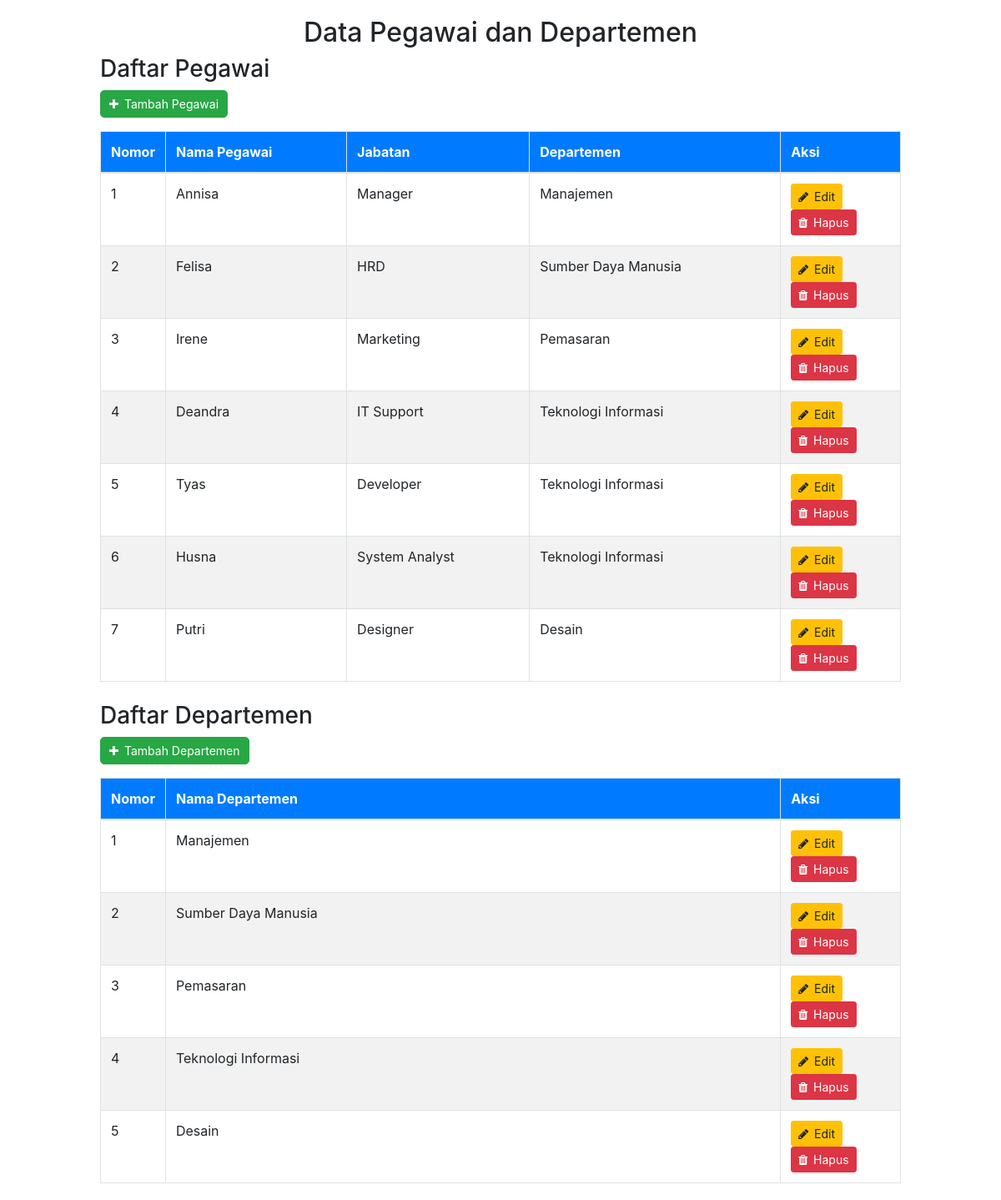
The app's page /T1/sait_client_access_and_db_ubuntu/index.php with its own data.
### tables this page shows
CREATE TABLE `pegawai` (
  `id_pegawai` int(11) NOT NULL AUTO_INCREMENT,
  `nama` varchar(100) DEFAULT NULL,
  `jabatan` varchar(100) DEFAULT NULL,
  PRIMARY KEY (`id_pegawai`)
);

CREATE TABLE `departemen` (
  `id_departemen` INT(11) NOT NULL AUTO_INCREMENT,
  `nama_departemen` VARCHAR(100) NOT NULL,
  PRIMARY KEY (`id_departemen`)
);

### T1/sait_client_access_and_db_ubuntu/index.php (the view, shortened to what this page needs)
<?php include "sqlicon_con.php"; ?>
<!DOCTYPE html>
<html lang="en">
<head>
    <link rel="stylesheet" href="https://stackpath.bootstrapcdn.com/bootstrap/4.5.2/css/bootstrap.min.css">
    <link rel="stylesheet" href="https://maxcdn.bootstrapcdn.com/font-awesome/4.7.0/css/font-awesome.min.css">
</head>
<body>
<div class="wrapper">
    <h2 class="text-center">Data Pegawai dan Departemen</h2>
    <div class="mb-4">
        <h3>Daftar Pegawai</h3>
        <a href="pegawai/create.php" class="btn btn-success btn-sm btn-custom">
            <i class="fa fa-plus"></i> Tambah Pegawai
        </a>
        <table class="table table-bordered mt-3">
            <thead>
                <tr>
                    <th>Nomor</th>
                    <th>Nama Pegawai</th>
                    <th>Jabatan</th>
                    <th>Departemen</th>
                    <th>Aksi</th>
                </tr>
            </thead>
            <tbody>
            <?php
            $query = "SELECT pegawai.id_pegawai, pegawai.nama, pegawai.jabatan,
                             GROUP_CONCAT(departemen.nama_departemen SEPARATOR ', ') as departemen
                      FROM pegawai
                      LEFT JOIN departemen_pegawai ON pegawai.id_pegawai = departemen_pegawai.id_pegawai
                      LEFT JOIN departemen ON departemen_pegawai.id_departemen = departemen.id_departemen
                      GROUP BY pegawai.id_pegawai";
            $result = mysqli_query($conn, $query);
            while ($value = mysqli_fetch_assoc($result)) : ?>
                <tr>
                    <td><?= $value['id_pegawai'] ?></td>
                    <td><?= $value['nama'] ?></td>
                    <td><?= $value['jabatan'] ?></td>
                    <td><?= $value['departemen'] ?></td>
                    <td>
                        <a href="pegawai/update.php?uid=<?= $value['id_pegawai'] ?>" class="btn btn-warning btn-sm">
                            <i class="fa fa-pencil"></i> Edit
                        </a>
                        <a href="pegawai/delete.php?id=<?= $value['id_pegawai'] ?>" class="btn btn-danger btn-sm" onclick="return confirm('Yakin ingin menghapus?')">
                            <i class="fa fa-trash"></i> Hapus
                        </a>
                    </td>
                </tr>
            <?php endwhile; ?>
            </tbody>
        </table>
    </div>
    <div>
        <h3>Daftar Departemen</h3>
        <a href="departemen/create.php" class="btn btn-success btn-sm btn-custom">
            <i class="fa fa-plus"></i> Tambah Departemen
        </a>
        <table class="table table-bordered mt-3">
            <thead>
                <tr>
                    <th>Nomor</th>
                    <th>Nama Departemen</th>
                    <th>Aksi</th>
                </tr>
            </thead>
            <tbody>
            <?php
            $query_dep = "SELECT * FROM departemen";
            $result_dep = mysqli_query($conn, $query_dep);
            while ($dep = mysqli_fetch_assoc($result_dep)) : ?>
                <tr>
                    <td><?= $dep['id_departemen'] ?></td>
                    <td><?= $dep['nama_departemen'] ?></td>
                    <td>
                        <a href="departemen/update.php?uid=<?= $dep['id_departemen'] ?>" class="btn btn-warning btn-sm">
                            <i class="fa fa-pencil"></i> Edit
                        </a>
                        <a href="departemen/delete.php?id=<?= $dep['id_departemen'] ?>" class="btn btn-danger btn-sm" onclick="return confirm('Yakin ingin menghapus?')">
                            <i class="fa fa-trash"></i> Hapus
                        </a>
                    </td>
                </tr>
            <?php endwhile; ?>
            </tbody>
        </table>
    </div>
</div>
</body>
</html>

### T1/sait_client_access_and_db_ubuntu/index.php (style rules this page uses)
.wrapper { width: 80%; margin: 20px auto; }
table { width: 100%; }
th, td { text-align: left; padding: 10px; }
th { background-color: #007bff; color: white; }
tr:nth-child(even) { background-color: #f2f2f2; }
.btn-custom { padding: 5px 10px; font-size: 14px; border-radius: 5px; }
.btn-sm i { margin-right: 3px; }
.table th:nth-child(1), .table td:nth-child(1) { width: 5%; }
.table th:last-child, .table td:last-child { width: 15%; }

### records on screen
pegawai: id_pegawai "1", nama "Annisa", jabatan "Manager", departemen "Manajemen"
pegawai: id_pegawai "2", nama "Felisa", jabatan "HRD", departemen "Sumber Daya Manusia"
pegawai: id_pegawai "3", nama "Irene", jabatan "Marketing", departemen "Pemasaran"
pegawai: id_pegawai "4", nama "Deandra", jabatan "IT Support", departemen "Teknologi Informasi"
pegawai: id_pegawai "5", nama "Tyas", jabatan "Developer", departemen "Teknologi Informasi"
pegawai: id_pegawai "6", nama "Husna", jabatan "System Analyst", departemen "Teknologi Informasi"
pegawai: id_pegawai "7", nama "Putri", jabatan "Designer", departemen "Desain"
departemen: id_departemen "1", nama_departemen "Manajemen"
departemen: id_departemen "2", nama_departemen "Sumber Daya Manusia"
departemen: id_departemen "3", nama_departemen "Pemasaran"
departemen: id_departemen "4", nama_departemen "Teknologi Informasi"
departemen: id_departemen "5", nama_departemen "Desain"
